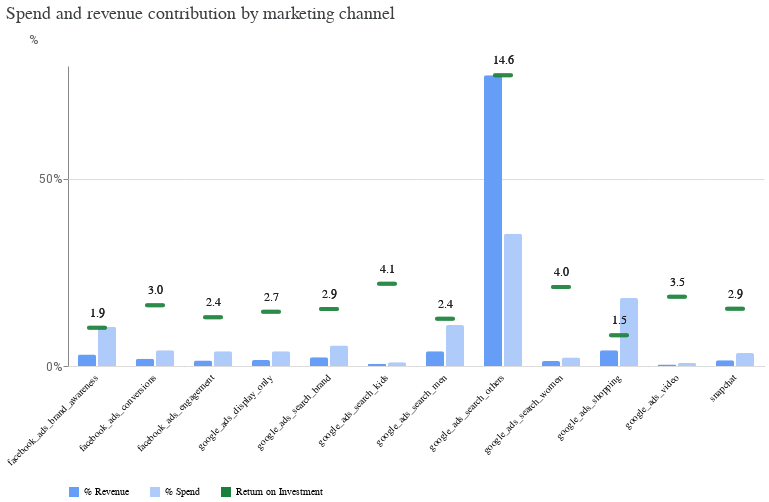

The notebook cell saved with this chart:
### Code cell
media_summary.plot_spend_vs_contribution()

### Figure 1 — Vega-Lite specification as saved in the notebook (floating-point values rounded to 4 significant figures)
{"config": {"view": {"continuousWidth": 300, "continuousHeight": 300, "strokeOpacity": 0}, "axis": {"labelColor": "#5F6368", "labelFont": "Roboto", "labelFontSize": 12, "titleColor": "#5F6368", "titleFont": "Roboto", "titleFontSize": 12, "titleFontWeight": "normal", "titlePadding": 10}, "header": {"labelAlign": "right", "labelAngle": -45, "labelBaseline": "middle", "labelOrient": "bottom", "title": null}}, "data": {"name": "data-cc342c2351500ab500cfbc5319675479"}, "facet": {"column": {"field": "channel", "type": "nominal"}}, "spec": {"layer": [{"mark": {"type": "bar", "cornerRadiusEnd": 2, "tooltip": true}, "encoding": {"color": {"field": "label", "legend": {"columnPadding": 20, "orient": "bottom", "rowPadding": 10, "title": null}, "scale": {"domain": ["% Revenue", "% Spend", "Return on Investment"], "range": ["#669DF6", "#AECBFA", "#188038"]}, "type": "nominal"}, "tooltip": [{"field": "pct", "format": ".1%", "type": "quantitative"}], "x": {"axis": {"labels": false, "ticks": false, "title": null}, "field": "label", "scale": {"paddingOuter": 0.5}, "type": "nominal"}, "y": {"axis": {"format": "%", "tickCount": 2, "titleAlign": "left", "titleAngle": 0, "titleY": -20}, "field": "pct", "type": "quantitative"}}}, {"mark": {"type": "tick", "color": "#188038", "cornerRadius": 2, "size": 20, "thickness": 4, "tooltip": true}, "encoding": {"tooltip": [{"field": "roi", "format": ".2f", "type": "quantitative"}], "y": {"field": "roi_scaled", "title": "%", "type": "quantitative"}}}, {"mark": {"type": "text", "color": "#202124", "dy": -15, "fontSize": 12}, "encoding": {"text": {"field": "roi", "format": ".1f", "type": "quantitative"}, "y": {"field": "roi_scaled", "type": "quantitative"}}}]}, "spacing": -1, "title": {"text": "Spend and revenue contribution by marketing channel", "anchor": "start", "color": "#3C4043", "font": "Google Sans Display", "fontSize": 18, "fontWeight": "normal", "offset": 10}, "$schema": "https://vega.github.io/schema/vega-lite/v5.20.1.json", "datasets": {"data-cc342c2351500ab500cfbc5319675479": [{"channel": "snapchat", "pct": 0.01514, "label": "% Revenue", "roi": 2.866, "roi_scaled": 0.1525}, {"channel": "facebook_ads_conversions", "pct": 0.01945, "label": "% Revenue", "roi": 3.048, "roi_scaled": 0.1622}, {"channel": "facebook_ads_brand_awareness", "pct": 0.0304, "label": "% Revenue", "roi": 1.919, "roi_scaled": 0.1022}, {"channel": "facebook_ads_engagement", "pct": 0.01462, "label": "% Revenue", "roi": 2.443, "roi_scaled": 0.1301}, {"channel": "google_ads_video", "pct": 0.004228, "label": "% Revenue", "roi": 3.464, "roi_scaled": 0.1844}, {"channel": "google_ads_shopping", "pct": 0.04206, "label": "% Revenue", "roi": 1.534, "roi_scaled": 0.08168}, {"channel": "google_ads_search_men", "pct": 0.03912, "label": "% Revenue", "roi": 2.363, "roi_scaled": 0.1258}, {"channel": "google_ads_search_kids", "pct": 0.006283, "label": "% Revenue", "roi": 4.123, "roi_scaled": 0.2195}, {"channel": "google_ads_display_only", "pct": 0.01623, "label": "% Revenue", "roi": 2.723, "roi_scaled": 0.1449}, {"channel": "google_ads_search_brand", "pct": 0.02365, "label": "% Revenue", "roi": 2.854, "roi_scaled": 0.1519}, {"channel": "google_ads_search_women", "pct": 0.01339, "label": "% Revenue", "roi": 3.963, "roi_scaled": 0.211}, {"channel": "google_ads_search_others", "pct": 0.7754, "label": "% Revenue", "roi": 14.57, "roi_scaled": 0.7754}, {"channel": "snapchat", "pct": 0.03498, "label": "% Spend", "roi": 2.866, "roi_scaled": 0.1525}, {"channel": "facebook_ads_conversions", "pct": 0.04224, "label": "% Spend", "roi": 3.048, "roi_scaled": 0.1622}, {"channel": "facebook_ads_brand_awareness", "pct": 0.1049, "label": "% Spend", "roi": 1.919, "roi_scaled": 0.1022}, {"channel": "facebook_ads_engagement", "pct": 0.03961, "label": "% Spend", "roi": 2.443, "roi_scaled": 0.1301}, {"channel": "google_ads_video", "pct": 0.008081, "label": "% Spend", "roi": 3.464, "roi_scaled": 0.1844}, {"channel": "google_ads_shopping", "pct": 0.1815, "label": "% Spend", "roi": 1.534, "roi_scaled": 0.08168}, {"channel": "google_ads_search_men", "pct": 0.1096, "label": "% Spend", "roi": 2.363, "roi_scaled": 0.1258}, {"channel": "google_ads_search_kids", "pct": 0.01009, "label": "% Spend", "roi": 4.123, "roi_scaled": 0.2195}, {"channel": "google_ads_display_only", "pct": 0.03946, "label": "% Spend", "roi": 2.723, "roi_scaled": 0.1449}, {"channel": "google_ads_search_brand", "pct": 0.05485, "label": "% Spend", "roi": 2.854, "roi_scaled": 0.1519}, {"channel": "google_ads_search_women", "pct": 0.02237, "label": "% Spend", "roi": 3.963, "roi_scaled": 0.211}, {"channel": "google_ads_search_others", "pct": 0.3524, "label": "% Spend", "roi": 14.57, "roi_scaled": 0.7754}]}}
